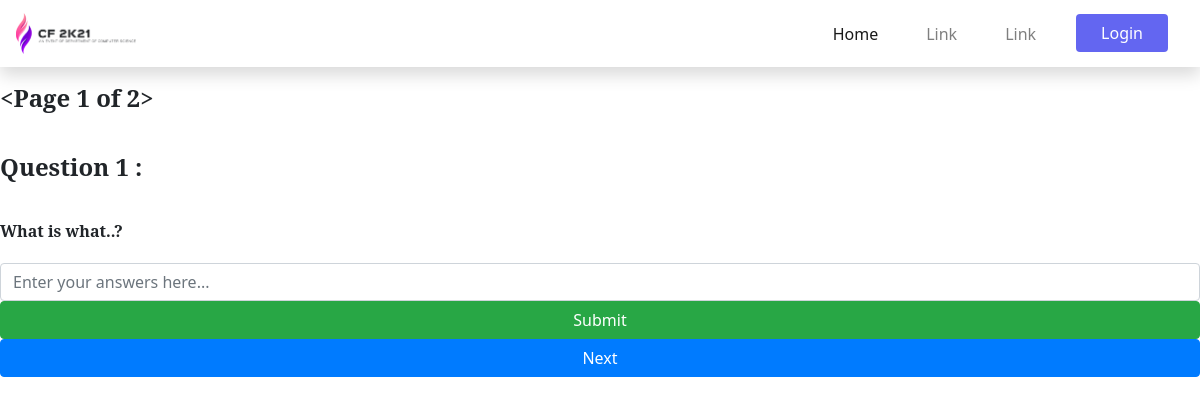
/events/codetreasure/finals/binaryhunt/, run on an earlier commit of the app's database.
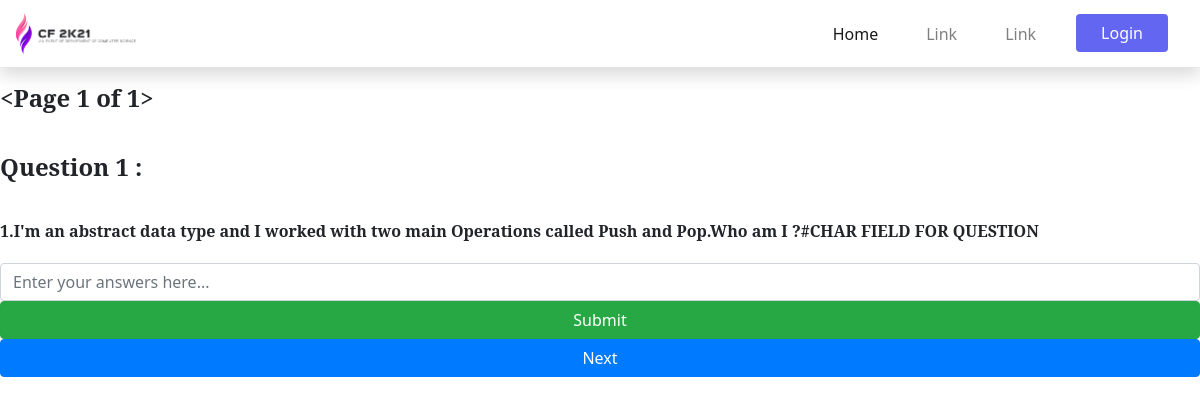
And on a later commit of the database.
### codetreasure/models.py (models this page shows, shortened)
class final_code_binary_question(models.Model):
    question = models.CharField(max_length=250)
    class Meta:
        verbose_name = 'Binary Hunter Question'

### codetreasure/views.py (the view, shortened to what this page needs)
# urls.py: path('finals/binaryhunt/', final_binary_function,
def final_binary_function(request):
    page_no = request.GET.get('page', 1)
    question_set = final_code_binary_question.objects.all().order_by('id')
    pages = Paginator(question_set, 1)
    try:
        page = pages.page(page_no)
    except EmptyPage:
        page = pages.page(pages.num_pages)
    except PageNotAnInteger:
        page = pages.page(1)
    return render(request, 'codetreasure/final_binary.html', {'page': page, 'pages': pages})

### templates/codetreasure/final_binary.html (shortened to what this page needs)
{% extends 'base.html' %}
{% block content %}
<h2>{{page}}</h2>
{% for p in page.object_list %}
<h2>Question 1 :</h2>
<h4>{{p.question}}</h4>
<input type="text" class="form-control" placeholder="Enter your answers here...">
<button class="btn btn-success float-right submit_button" data-question="{{p.id}}">Submit</button>
{% if page.has_next %}
<a href="?page={{page.next_page_number}}" class="btn btn-primary float-right next"
    style="pointer-events: none;cursor:default;">Next</a>
{% else %}
<a href="{% url 'codetreasure:final_spot_error_function' %}" class="btn btn-primary float-right next"
    style="pointer-events:none;cursor:default">Next</a>
{% endif %}
{% endfor %}
{% endblock %}

### templates/base.html (shortened to what this page needs)
{% load static %}
<!DOCTYPE html>
<html lang="en">
<head>
    <link rel="stylesheet" href="https://maxcdn.bootstrapcdn.com/bootstrap/4.5.0/css/bootstrap.min.css">
    <link href="https://unpkg.com/tailwindcss@^2/dist/tailwind.min.css" rel="stylesheet" />
    <link rel="stylesheet" href="https://use.fontawesome.com/releases/v5.7.0/css/all.css"
 />
    <link rel="stylesheet" type="text/css" href="{% static 'css/style.css' %}">
</head>
<body>
    <header>
        {% include 'navbar.html' %}
    </header>
    <div class="container-fluid px-0 d-flex flex-column pt-16" style="min-height: 100vh;">
        {% block content %}{% endblock %}
    </div>
</body>
</html>

### templates/messages.html (shortened to what this page needs)
{% load static %}

### templates/navbar.html (shortened to what this page needs)
{% load static %}
<nav class="navbar navbar-expand-sm navbar-light mx-0 shadow w-100 bg-white fixed" style="z-index: 900;">
        <a href="#" class="navbar-brand">
          <img
            class="rounded-lg inline-block"
            src="{% static 'img/cf_logo2.png' %}"
            alt="cf logo"
            style="width: 120px; height: auto;"
          />
        </a>
        <div class="collapse navbar-collapse justify-content-end" id="menubar">
          <ul class="navbar-nav">
            <li class="nav-item px-3">
              <a href="{% url 'homepage' %}" class="nav-link active">Home</a>
            </li>
            <li class="nav-item px-3">
              <a href="#" class="nav-link">Link </a>
            </li>
            <li class="nav-item px-3">
              <a href="#" class="nav-link">Link</a>
            </li>
            <li class="nav-item px-3">
              <a
                class="btn bg-indigo-500 hover:bg-purple-500 text-white px-6" href="{% url 'login' %}"
              >
                Login
              </a>
            </li>
          </ul>
        </div>
      </nav>

### static/css/style.css (style rules this page uses)
html { scroll-behavior: smooth; }
body { width: 100%; height: 100%; margin: 0; padding: 0; overflow-x: hidden; }
h2 { display: block; font-size: 1.5rem; margin-top: 0.83em; margin-bottom: 0.83em; margin-left: 0; margin-right: 0; font-weight: bold; font-family: "Noto Serif", serif; }
h4 { display: block; font-size: 1rem; margin-top: 1.33em; margin-bottom: 1.33em; margin-left: 0; margin-right: 0; font-weight: bold; font-family: "Noto Serif", serif; }

What changed in the data, as far as the page shows it:
changed final_code_binary_question: question "What is what..?" → "1.I'm an abstract data type and I worked with two main Operations called Push and Pop.Who am I ?#CHAR FIELD FOR QUESTION"
Also different on the page:
{{ page }}: "<Page 1 of 2>" → "<Page 1 of 1>"
